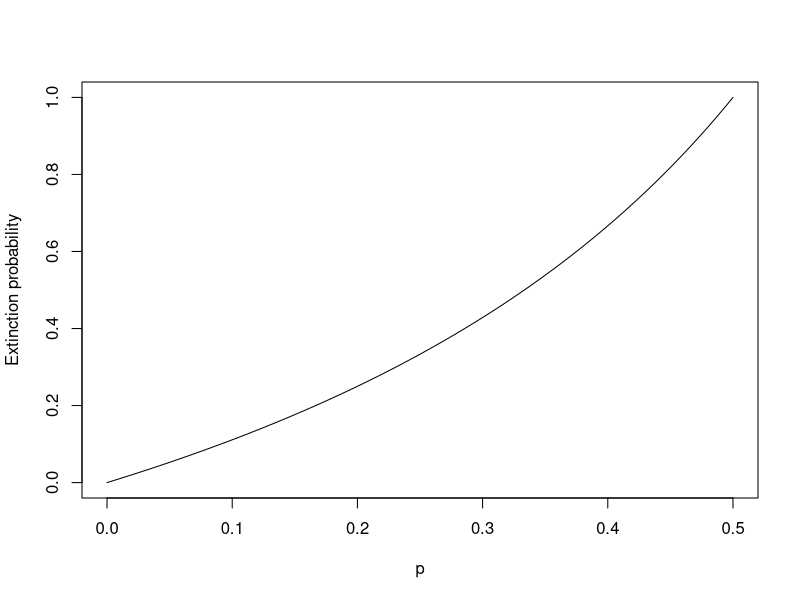

The R script that drew this image:
# branching.R
# Chapter 4
# Branching process with different offspring distributions

### Poisson offspring distribution
branch <- function(n,lam) {  ## Poisson
	z <- c(1,rep(0,n))
	for (i in 2:(n+1)) {
			z[i] <- sum(rpois(z[i-1],lam))
			}
			return(z)
			}
			
### Geometric distribution
			branch <- function(n,p) {
	z <- c(1,rep(0,n))
	for (i in 2:(n+1)) {
			z[i] <- sum(rgeom(z[i-1],p))
			}
			return(z) }

### Examples						
branch(10,1/4)
replicate(5, branch(10,1/4))		
n <- 5000
simlist <- replicate(n, branch(10,1/4)[11])
sum(simlist==0)/n

branch(10,1/4)	
			curve((1-sqrt(1-4*x*(1-x)))/(2*(1-x)),0,1/2,xlab="p",ylab="Extinction probability")
		
## Example in class a= (1/6,1/3,1/2)		
			branch <- function(n) {
	z <- c(1,rep(0,n))
	for (i in 2:(n+1)) {
			z[i] <- sum( sample(0:2, z[i-1], replace=T, prob=c(1/6, 1/3, 1/2)))
			}
			return(z) }

branch(20)
n <- 5000
simlist <- replicate(n, branch(20)[21])
sum(simlist==0)/n

			
			